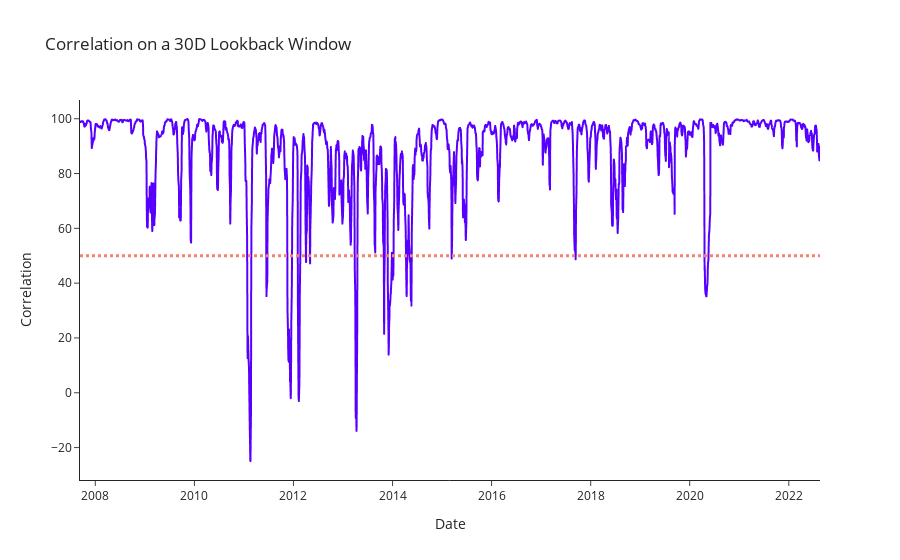

The code cell stored with this chart in its notebook:
### Code cell
fig = px.line(df_correlation,
              y = "Correlation",
             title = "Correlation on a 30D Lookback Window",
             template = "simple_white"
             )
fig['data'][0]['line']['color']='#5800FF'
fig['data'][0]['line']['width']=2
fig.add_shape(type = "line",
              line_color = "salmon",
              line_width = 3,
              line_dash = "dot",
              opacity = 1, 
              x0 = 0,
              x1 = 1, 
              xref = "paper",
              y0 = 50, 
              y1 = 50, 
              yref = "y"
             )
fig.show()

### Figure 1 — Plotly figure (JSON) as saved in the notebook; plotly's stock layout.template omitted (floating-point values rounded to 4 significant figures; data arrays with more than 128 entries replaced by an {"elided": "..."} marker saying what was removed)
{"data": [{"hovertemplate": "Date=%{x}<br>Correlation=%{y}<extra></extra>", "legendgroup": "", "line": {"color": "#5800FF", "dash": "solid", "width": 2}, "marker": {"symbol": "circle"}, "mode": "lines", "name": "", "showlegend": false, "type": "scattergl", "x": {"elided": "3706 str values"}, "xaxis": "x", "y": {"elided": "3706 float values"}, "yaxis": "y"}], "layout": {"legend": {"tracegroupgap": 0}, "shapes": [{"line": {"color": "salmon", "dash": "dot", "width": 3}, "opacity": 1, "type": "line", "x0": 0, "x1": 1, "xref": "paper", "y0": 50, "y1": 50, "yref": "y"}], "title": {"text": "Correlation on a 30D Lookback Window"}, "xaxis": {"anchor": "y", "domain": [0, 1], "title": {"text": "Date"}}, "yaxis": {"anchor": "x", "domain": [0, 1], "title": {"text": "Correlation"}}}}
